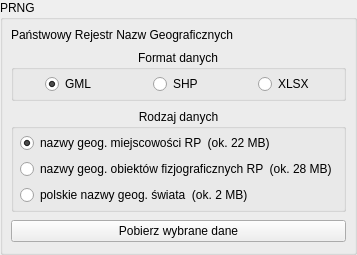
         <widget class="QgsCollapsibleGroupBox" name="prng_groupBox">
          <property name="toolTip">
           <string />
          </property>
          <property name="toolTipDuration">
           <number>-1</number>
          </property>
          <property name="accessibleName">
           <string />
          </property>
          <property name="title">
           <string>PRNG</string>
          </property>
          <property name="collapsed">
           <bool>true</bool>
          </property>
          <property name="saveCollapsedState">
           <bool>false</bool>
          </property>
          <layout class="QVBoxLayout" name="verticalLayout_6">
           <property name="leftMargin">
            <number>8</number>
           </property>
           <property name="topMargin">
            <number>8</number>
           </property>
           <property name="rightMargin">
            <number>8</number>
           </property>
           <property name="bottomMargin">
            <number>10</number>
           </property>
           <property name="spacing">
            <number>8</number>
           </property>
           <item>
            <widget class="QLabel" name="label_45">
             <property name="text">
              <string>Państwowy Rejestr Nazw Geograficznych</string>
             </property>
             <property name="role" stdset="0">
              <string notr="true">hint</string>
             </property>
             <property name="wordWrap">
              <bool>true</bool>
             </property>
            </widget>
           </item>
           <item>
            <widget class="QGroupBox" name="groupBox_7">
             <property name="title">
              <string>Format danych</string>
             </property>
             <property name="alignment">
              <set>Qt::AlignHCenter|Qt::AlignTop</set>
             </property>
             <layout class="QHBoxLayout" name="horizontalLayout_8">
              <property name="leftMargin">
               <number>6</number>
              </property>
              <property name="topMargin">
               <number>4</number>
              </property>
              <property name="rightMargin">
               <number>6</number>
              </property>
              <property name="bottomMargin">
               <number>4</number>
              </property>
              <item alignment="Qt::AlignHCenter|Qt::AlignVCenter">
               <widget class="QRadioButton" name="prng_gml_rdbtn">
                <property name="text">
                 <string>GML</string>
                </property>
                <property name="checked">
                 <bool>true</bool>
                </property>
               </widget>
              </item>
              <item alignment="Qt::AlignHCenter|Qt::AlignVCenter">
               <widget class="QRadioButton" name="prng_shp_rdbtn">
                <property name="enabled">
                 <bool>true</bool>
                </property>
                <property name="text">
                 <string>SHP</string>
                </property>
               </widget>
              </item>
              <item alignment="Qt::AlignHCenter|Qt::AlignVCenter">
               <widget class="QRadioButton" name="prng_xlsx_rdbtn">
                <property name="mouseTracking">
                 <bool>true</bool>
                </property>
                <property name="text">
                 <string>XLSX</string>
                </property>
                <property name="checked">
                 <bool>false</bool>
                </property>
               </widget>
              </item>
             </layout>
            </widget>
           </item>
           <item>
            <widget class="QGroupBox" name="groupBox_9">
             <property name="title">
              <string>Rodzaj danych</string>
             </property>
             <property name="alignment">
              <set>Qt::AlignHCenter|Qt::AlignTop</set>
             </property>
             <layout class="QHBoxLayout" name="horizontalLayout_10">
              <property name="leftMargin">
               <number>6</number>
              </property>
              <property name="topMargin">
               <number>4</number>
              </property>
              <property name="rightMargin">
               <number>6</number>
              </property>
              <property name="bottomMargin">
               <number>4</number>
              </property>
              <item>
               <layout class="QVBoxLayout" name="verticalLayout_10">
                <item>
                 <widget class="QRadioButton" name="prng_miejsco_rdbtn">
                  <property name="text">
                   <string>nazwy geog. miejscowości RP  (ok. 22 MB)</string>
                  </property>
                  <property name="checked">
                   <bool>true</bool>
                  </property>
                 </widget>
                </item>
                <item>
                 <widget class="QRadioButton" name="prng_fizjog_rdbtn">
                  <property name="enabled">
                   <bool>true</bool>
                  </property>
                  <property name="text">
                   <string>nazwy geog. obiektów fizjograficznych RP  (ok. 28 MB)</string>
                  </property>
                 </widget>
                </item>
                <item>
                 <widget class="QRadioButton" name="prng_swiat_rdbtn">
                  <property name="mouseTracking">
                   <bool>true</bool>
                  </property>
                  <property name="text">
                   <string>polskie nazwy geog. świata  (ok. 2 MB)</string>
                  </property>
                  <property name="checked">
                   <bool>false</bool>
                  </property>
                 </widget>
                </item>
               </layout>
              </item>
             </layout>
            </widget>
           </item>
           <item>
            <widget class="QPushButton" name="prng_selected_btn">
             <property name="text">
              <string>Pobierz wybrane dane</string>
             </property>
             <property name="cursor">
              <cursorShape>PointingHandCursor</cursorShape>
             </property>
             <property name="icon">
              <iconset>
               <normaloff>../images/download.svg</normaloff>../images/download.svg</iconset>
             </property>
             <property name="role" stdset="0">
              <string notr="true">primary</string>
             </property>
            </widget>
           </item>
          </layout>
          <zorder>line_25</zorder>
          <zorder>label_45</zorder>
          <zorder>line_26</zorder>
          <zorder>line_46</zorder>
          <zorder>prng_selected_btn</zorder>
          <zorder>groupBox_9</zorder>
          <zorder>groupBox_7</zorder>
         </widget>
